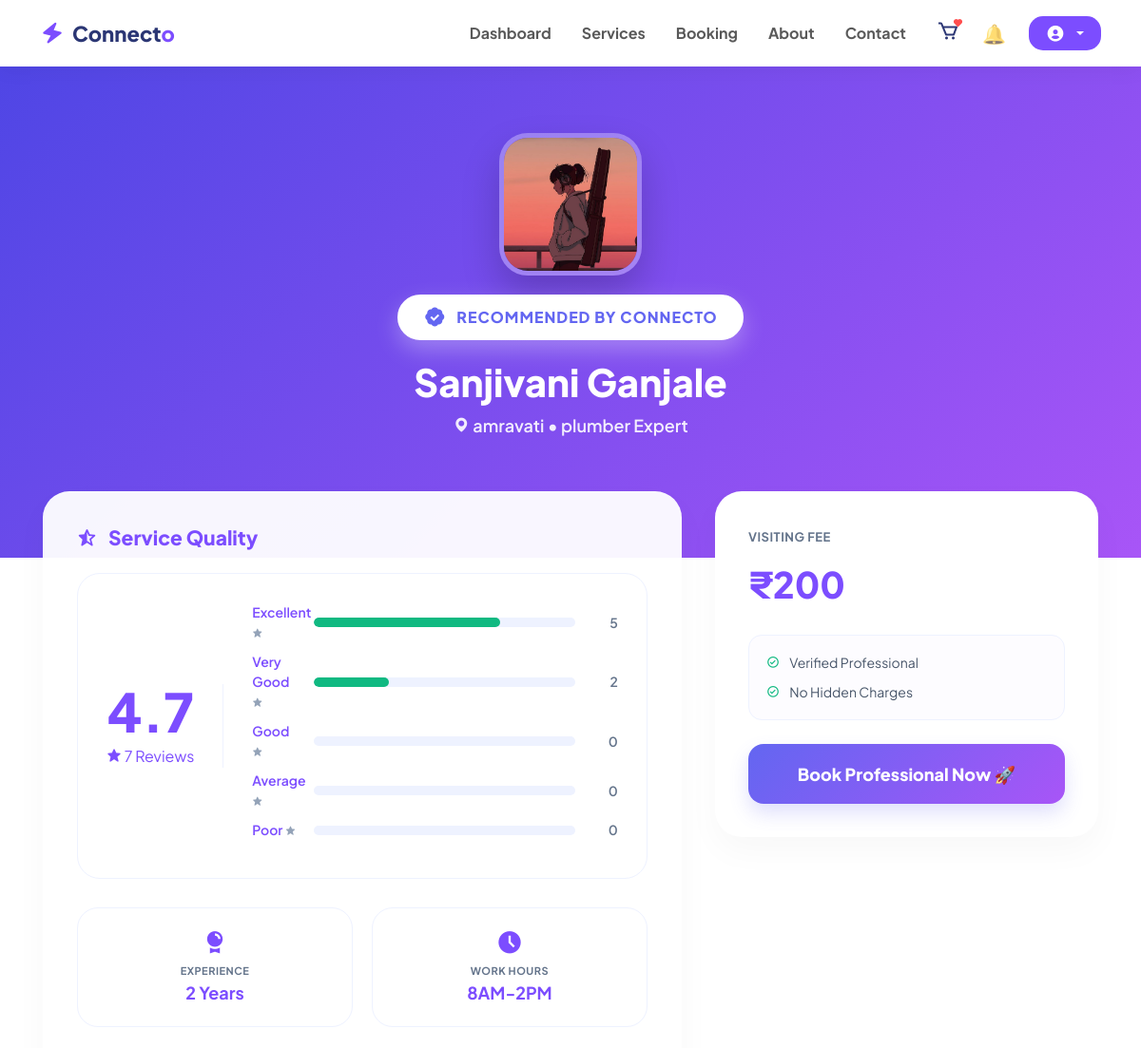
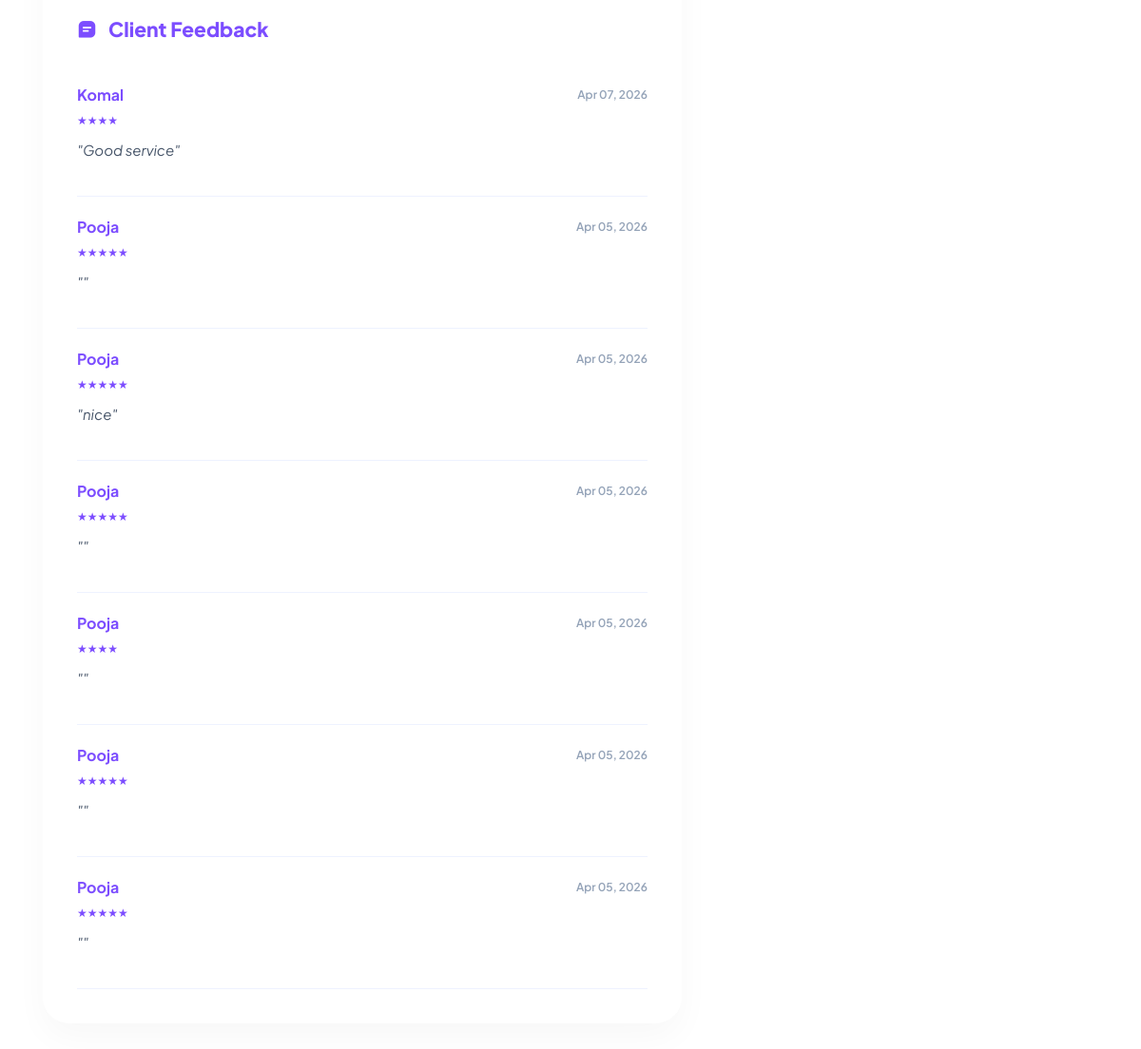
The app's page /provider/2/ with its own data (2 pictures, top to bottom).
### service/models.py (models this page shows, shortened)
class ServiceProviders(models.Model):
    user = models.OneToOneField(settings.AUTH_USER_MODEL, on_delete=models.CASCADE)
    TIME_CHOICES = [
        ('8AM-2PM', '8 AM - 2 PM'),
        ('10AM-5PM', '10 AM - 5 PM'),
        ('3PM-9PM', '3 PM - 9 PM'),
    ]
    phone_validator = RegexValidator(
        regex=r'^[6-9]\d{9}$',
        message="Enter valid 10-digit Indian mobile number"
    )
    service = models.CharField(max_length=50)
    mobile = models.CharField(max_length=10, validators=[phone_validator])
    experience = models.IntegerField()
    city = models.CharField(max_length=50)
    service_areas = models.CharField(max_length=200)
    languages = models.CharField(max_length=100)
    working_hours = models.CharField(max_length=20, choices=TIME_CHOICES)
    charges = models.IntegerField()
    profile_photo = models.ImageField(upload_to='profiles/')
    id_proof = models.FileField(upload_to='ids/')
    service_id_proof = models.FileField(upload_to='ids/')
    STATUS_CHOICES = [
        ('pending', 'Pending'),
        ('approved', 'Approved'),
        ('rejected', 'Rejected'),
    ]
    status = models.CharField(max_length=10, choices=STATUS_CHOICES, default='pending')
    rejection_reason = models.TextField(blank=True, null=True)
    is_recommended = models.BooleanField(default=False)
    is_paid = models.BooleanField(default=False)
    recommended_date = models.DateTimeField(null=True, blank=True)
    payment_screenshot = models.ImageField(upload_to='payments/', null=True, blank=True)

### userapp/models.py (models this page shows, shortened)
class User(AbstractUser):
    ROLE_CHOICES = (
        ('user', 'User'),
        ('provider', 'Service Provider'),
    )
    role = models.CharField(max_length=20, choices=ROLE_CHOICES, default='user')
    phone = models.CharField(max_length=10, validators=[phone_validator])
    is_suspended = models.BooleanField(default=False)

class Review(models.Model):
    user = models.ForeignKey(User, on_delete=models.CASCADE)
    provider = models.ForeignKey("service.ServiceProviders", on_delete=models.CASCADE, related_name="reviews")
    booking = models.OneToOneField(Booking, on_delete=models.CASCADE, null=True, blank=True)
    rating = models.IntegerField(default=5)
    comment = models.TextField(blank=True)
    created_at = models.DateTimeField(auto_now_add=True)

### userapp/views.py (the view)
# urls.py: path('provider/<int:id>/', views.provider_details, name='provider_details'),
def provider_details(request, id):
    provider = get_object_or_404(ServiceProviders, id=id)
    reviews = Review.objects.filter(provider=provider).order_by('-id')
    total_reviews = reviews.count()
    r5 = reviews.filter(rating=5).count()
    r4 = reviews.filter(rating=4).count()
    r3 = reviews.filter(rating=3).count()
    r2 = reviews.filter(rating=2).count()
    r1 = reviews.filter(rating=1).count()
    def get_percent(count):
        return (count / total_reviews * 100) if total_reviews > 0 else 0
    stats = [
        {'label': 'Excellent', 'count': r5, 'percent': get_percent(r5), 'color': '#2e7d32'},
        {'label': 'Very Good', 'count': r4, 'percent': get_percent(r4), 'color': '#4caf50'},
        {'label': 'Good', 'count': r3, 'percent': get_percent(r3), 'color': '#ffb800'},
        {'label': 'Average', 'count': r2, 'percent': get_percent(r2), 'color': '#ff9800'},
        {'label': 'Poor', 'count': r1, 'percent': get_percent(r1), 'color': '#f44336'},
    ]
    avg_rating_data = reviews.aggregate(Avg('rating'))
    avg_rating = avg_rating_data['rating__avg'] or 0
    context = {
        'provider': provider,
        'reviews': reviews,
        'avg_rating': round(avg_rating, 1),
        'total_reviews': total_reviews,
        'stats': stats,
    }
    return render(request, 'provider_details.html', context)

### userapp/templates/provider_details.html (shortened to what this page needs)
{% extends 'base.html' %}
{% block content %}
<div class="profile-header-section">
    <div class="header-main">
        <img src="{{ provider.profile_photo.url }}" class="profile-img" alt="Profile">
        <br>
        {% if provider.is_recommended %}
        <div class="recommended-tag-premium">
            <i class='bx bxs-badge-check'></i> Recommended By Connecto
        </div>
        {% endif %}
        <h1 style="font-weight: 800; font-size: 40px; margin-top: 20px;">{{ provider.user.get_full_name }}</h1>
        <p style="opacity: 0.9; font-weight: 600; font-size: 18px;"><i class='bx bxs-map'></i> {{ provider.city }} • {{ provider.service }} Expert</p>
    </div>
</div>
<div class="profile-grid">
    <div class="main-info">
        <div class="glass-card">
            <h3 class="section-title"><i class='bx bxs-star-half' style="color: var(--star);"></i> Service Quality</h3>
            <div class="rating-summary">
                <div style="text-align: center; border-right: 1px solid #eef2ff; padding-right: 30px;">
                    <div class="big-rating">{{ avg_rating }}</div>
                    <div style="color: var(--star); font-size: 16px; margin-top: 8px;">
                        <i class='bx bxs-star'></i> {{ total_reviews }} Reviews
                    </div>
                </div>
                <div class="bar-container">
                    {% for s in stats %}
                    <div class="bar-row">
                        <span style="width: 50px;">{{ s.label }} <i class='bx bxs-star' style="font-size: 11px; color: #94a3b8;"></i></span>
                        <div class="bar-line">
                            <div class="bar-fill
                                {% if s.label >= '4' %}fill-green
                                {% elif s.label == '3' %}fill-yellow
                                {% elif s.label == '2' %}fill-orange
                                {% else %}fill-red{% endif %}"
                                style="width: {{ s.percent }}%;">
                            </div>
                        </div>
                        <span style="width: 30px; text-align: right; color: #64748b;">{{ s.count }}</span>
                    </div>
                    {% endfor %}
                </div>
            </div>
            <div class="quick-stats">
                <div class="stat-box">
                    <i class='bx bxs-award'></i>
                    <span>Experience</span>
                    <strong>{{ provider.experience }} Years</strong>
                </div>
                <div class="stat-box">
                    <i class='bx bxs-time-five'></i>
                    <span>Work Hours</span>
                    <strong>{{ provider.working_hours }}</strong>
                </div>
            </div>
            <h3 class="section-title" style="margin-top: 40px;"><i class='bx bxs-message-square-detail' style="color: var(--accent);"></i> Client Feedback</h3>
            <div class="reviews-list">
                {% for r in reviews %}
                <div class="review-item">
                    <div style="display: flex; justify-content: space-between; align-items: center;">
                        <span class="review-user">{{ r.user.username|title }}</span>
                        <span style="font-size: 12px; color: #94a3b8; font-weight: 600;">{{ r.created_at|date:"M d, Y" }}</span>
                    </div>
                    <div style="color: var(--star); font-size: 12px; margin: 6px 0;">
                        {% for i in "12345" %}{% if forloop.counter <= r.rating %}★{% endif %}{% endfor %}
                    </div>
                    <p class="review-text">"{{ r.comment }}"</p>
                </div>
                {% empty %}
                <p style="color: #94a3b8; text-align: center; padding: 40px; font-size: 15px;">No reviews available yet.</p>
                {% endfor %}
            </div>
        </div>
    </div>
    <div class="booking-sidebar">
        <div class="glass-card booking-card">
            <span style="font-size: 13px; font-weight: 700; color: #64748b; text-transform: uppercase; letter-spacing: 0.5px;">Visiting Fee</span>
            <span class="price-tag">₹{{ provider.charges }}</span>
            <div style="background: #fdfcff; padding: 18px; border-radius: 14px; margin-bottom: 25px; font-size: 14px; border: 1px solid #eef2ff;">
                <div style="margin-bottom: 10px; color: #475569;"><i class='bx bx-check-circle' style="color: #10b981; margin-right: 8px;"></i> Verified Professional</div>
                <div style="color: #475569;"><i class='bx bx-check-circle' style="color: #10b981; margin-right: 8px;"></i> No Hidden Charges</div>
            </div>
            <a href="{% url 'userapp:create_booking' provider.id %}" class="btn-book-now-premium">
                Book Professional Now 🚀
            </a>
        </div>
    </div>
</div>
{% endblock %}

### records on screen
ServiceProviders: profile_photo (picture), user.get_full_name "Sanjivani Ganjale", city "amravati", service "plumber", experience "2", working_hours "8AM-2PM", charges "200"
Review: user.username "Komal", created_at "Apr 07, 2026", comment "Good service"
Review: user.username "Pooja", created_at "Apr 05, 2026"
Review: user.username "Pooja", created_at "Apr 05, 2026", comment "nice"
Review: user.username "Pooja", created_at "Apr 05, 2026"
Review: user.username "Pooja", created_at "Apr 05, 2026"
Review: user.username "Pooja", created_at "Apr 05, 2026"
Review: user.username "Pooja", created_at "Apr 05, 2026"

### other values on screen
{{ avg_rating }} "4.7"
{{ total_reviews }} "7"
{{ s.label }} "Excellent" "Very Good" "Good" "Average" "Poor"
{{ s.count }} "5" "2" "0" "0" "0"
